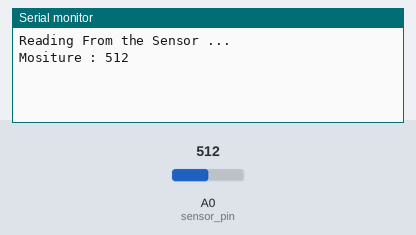
This sketch was run on a simulated Arduino Uno, built with avr-gcc and run on an emulated ATmega328P. On the bench: the last lines printed to the serial monitor. The test bench sets the inputs (shaded band); at power-on: A0 (sensor_pin) = 512.

Above: at 3.2 s.
3.3 s: A0 (sensor_pin) set to 485
At 8.7 s:
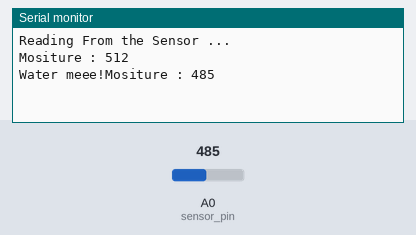
10.5 s: A0 (sensor_pin) set to 510
At 12.3 s:
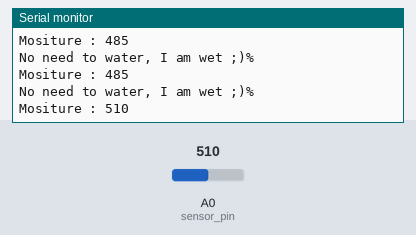
Timing chart, 0 to 13.8 s (numbered marks = the images above; inputs shaded):
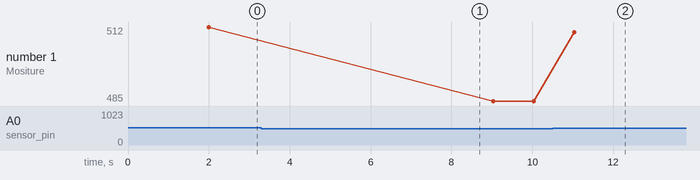

The sketch:

digital_only.ino
```cpp
int sensor_pin = A0;
int output_value ;

void setup() {
  Serial.begin(9600);
  Serial.println("Reading From the Sensor ...");
  delay(2000);

//  pinMode(4, OUTPUT);
//  pinMode(5, OUTPUT);
  }

void loop() {

  output_value= analogRead(sensor_pin);
  Serial.print("Mositure : ");
  Serial.print(output_value);
  Serial.println();
  delay(1000);

  if(output_value>500) {
    digitalWrite(4, HIGH);   // turn the LED on (HIGH is the voltage level)
    digitalWrite(5, HIGH);
    delay(5000);
    digitalWrite(4, LOW);    // turn the LED off by making the voltage LOW
    digitalWrite(5, LOW);
    Serial.print("Water meee!");
}else {
  digitalWrite(4, LOW);
  digitalWrite(5, LOW);
  Serial.print("No need to water, I am wet ;)");
  Serial.println("%");
  }
}
```

Measured:
- the behaviour switches between 501 and 500 on A0 (sensor_pin) (found by bisection; images 0 and 1)
- after the input at 3.3 s, the serial monitor: prints a new line after 4.7 s (image 1)
- after the input at 10.5 s, the serial monitor: prints a new line after 0.54 s (image 2)
- plotted number 1: 512 → 485 after the input at 3.3 s, 485 → 510 after the input at 10.5 s
